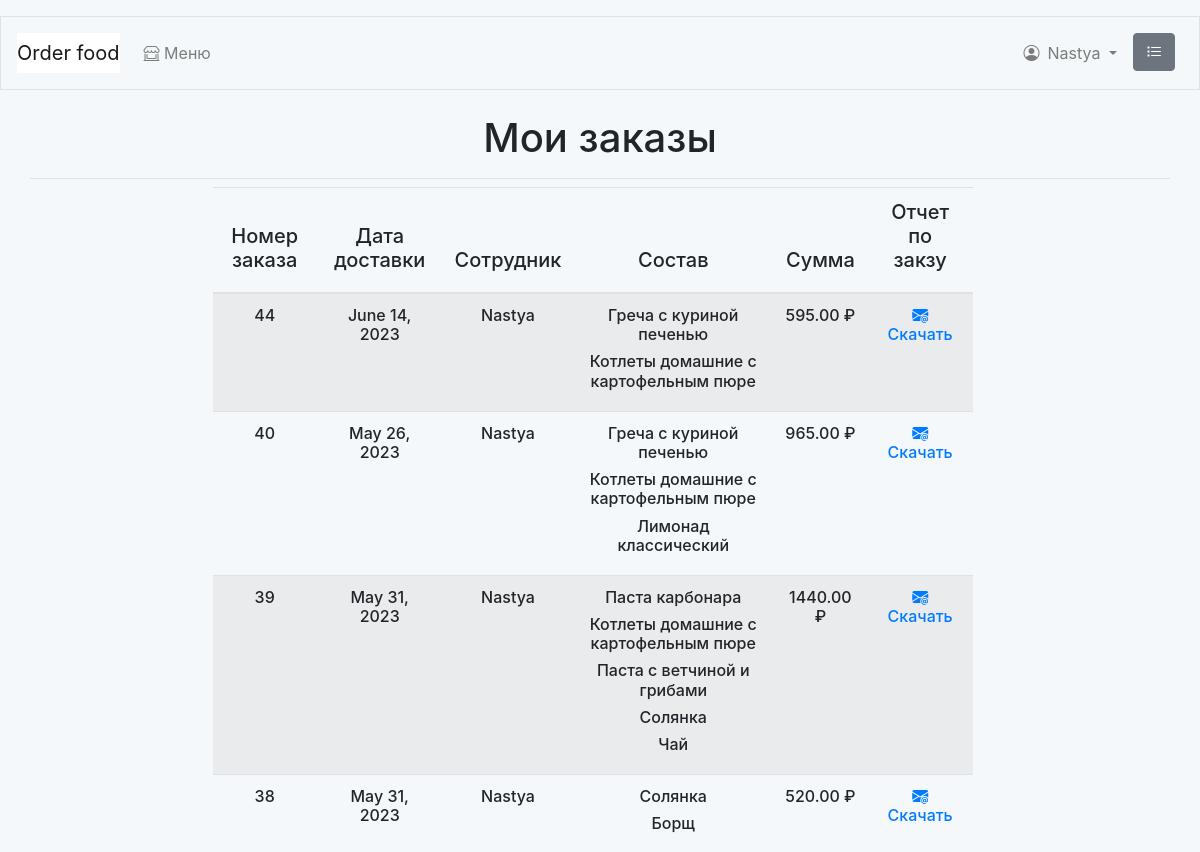
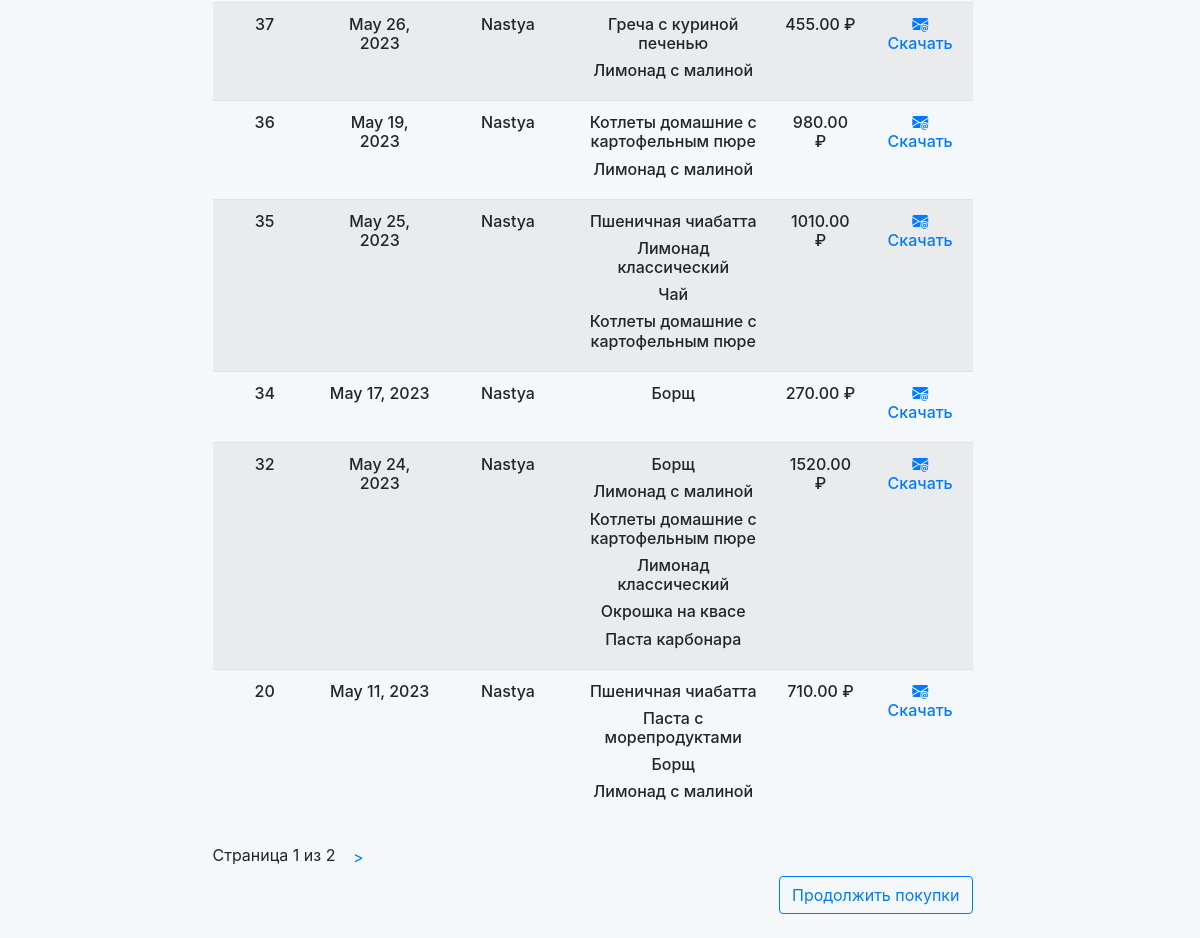
The page /orders/history/ (signed in) on the database as committed earlier (2 pictures, top to bottom).
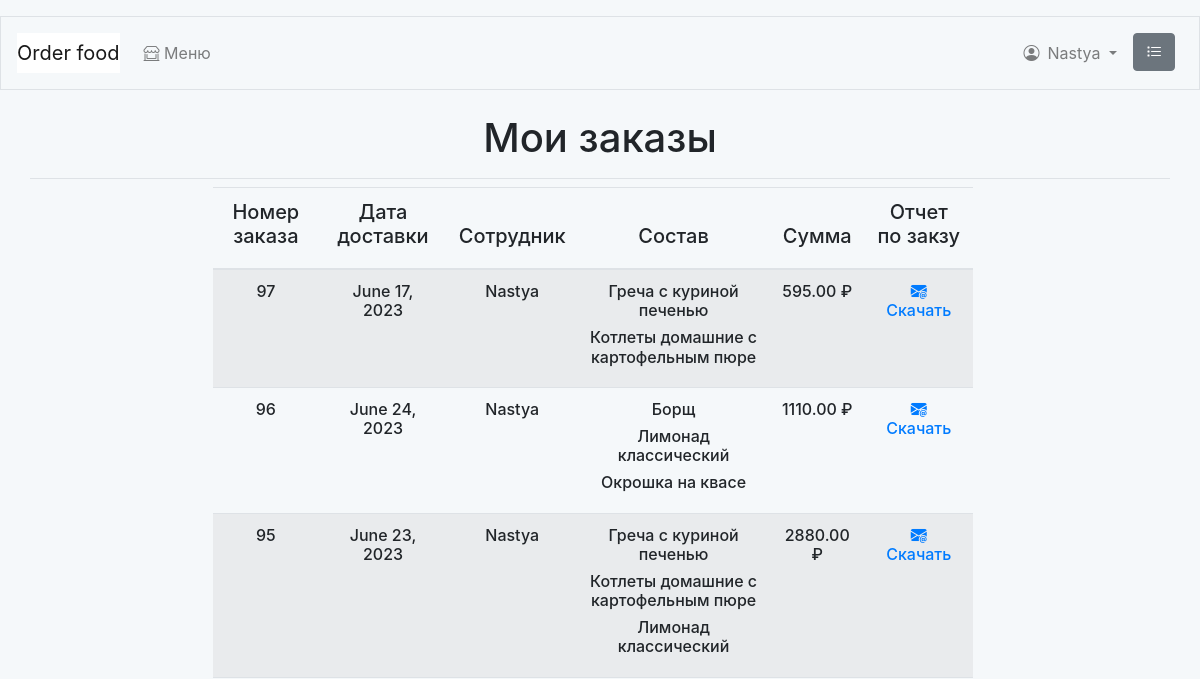
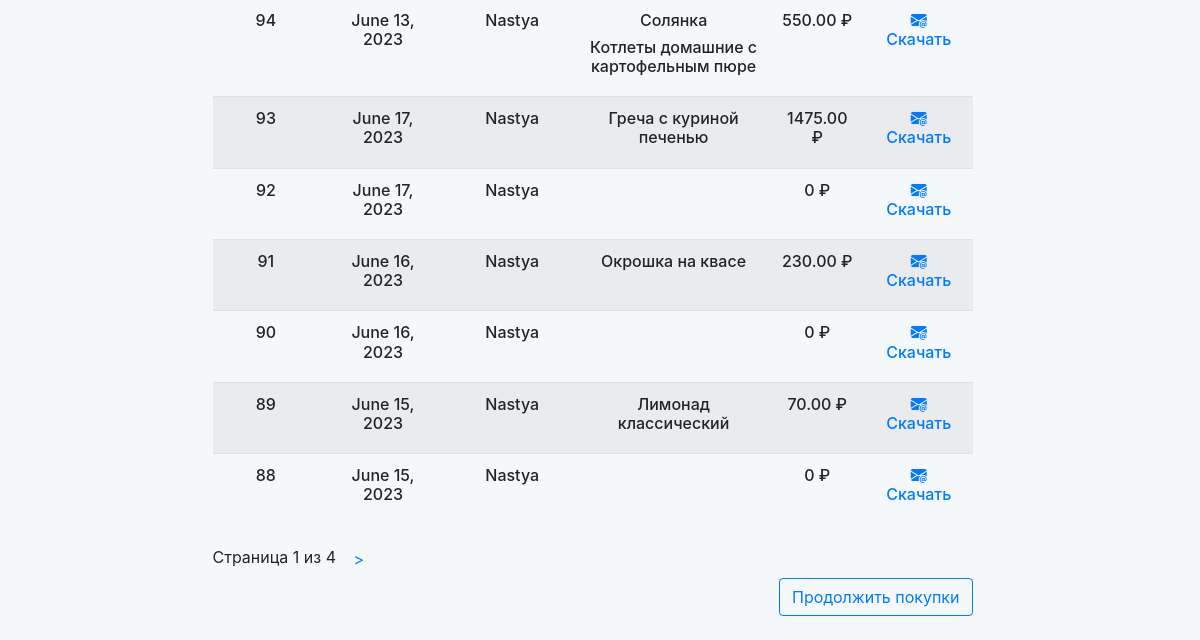
The same page on the database as committed later (2 pictures, top to bottom).
### orders/models.py (models this page shows, shortened)
class Order(models.Model):
    name = models.ForeignKey(User,
                             related_name='name_employee',
                             on_delete=models.CASCADE)
    date = models.DateField()
    created = models.DateTimeField(auto_now_add=True)
    updated = models.DateTimeField(auto_now=True)
    paid = models.BooleanField(default=False)
    class Meta:
        ordering = ['-created']
        indexes = [
            models.Index(fields=['created']),
        ]

### food_order/models.py (models this page shows, shortened)
class Dish(models.Model):
    category = models.ForeignKey(Category,
                                 related_name='dishes',
                                 on_delete=models.CASCADE,
                                 default=None)
    name = models.CharField(max_length=50)
    slug = models.SlugField(max_length=50,
                            unique=True)
    image = models.ImageField(upload_to='dishes/%Y/%m/%d',
                              blank=True)
    description = models.TextField(blank=True)
    composition = models.CharField(max_length=250)
    price = models.DecimalField(max_digits=10,
                                decimal_places=2)
    available = models.BooleanField(default=True)
    created = models.DateTimeField(auto_now_add=True)
    updated = models.DateTimeField(auto_now=True)
    class Meta:
        ordering = ['name']
        indexes = [
            models.Index(fields=['id', 'slug']),
            models.Index(fields=['name']),
            models.Index(fields=['-created']),
        ]

### orders/views.py (the view)
@login_required
def get_orders_history(request):
    client = list(User.objects.filter(id=request.user.id).values())
    orders_list = [order for order in list(Order.objects.all().values())
                   if order['name_id'] == client[0]['id']]
    orders_id = [id['id'] for id in orders_list]
    orders_item_sum = {}
    orders_items_dishes = {}
    for i in orders_id:
        orders_item_sum[i] = 0
        orders_items_dishes[i] = []
    for item in list(OrderItem.objects.all().values()):
        for i in list(orders_item_sum.keys()):
            if item['order_id'] == i:
                orders_item_sum[i] += item['price'] * item['quantity']
                for n in list(Dish.objects.filter(id=item['dish_id'])):
                    orders_items_dishes[i].append(n.name)
    for order in orders_list:
        if int(order['id']) in list(orders_item_sum.keys()):
            order['price'] = orders_item_sum[int(order['id'])]
            order['dishes'] = orders_items_dishes[int(order['id'])]
    paginator = Paginator(orders_list, 10)
    page_number = request.GET.get('page', 1)
    try:
        orders = paginator.page(page_number)
    except PageNotAnInteger:
        orders = paginator.page(1)
    except EmptyPage:
        orders = paginator.page(paginator.num_pages)
    return render(request,
                  'orders/order/history.html',
                  {'orders': orders})

### cart/cart.py (called while the page is built)
    def __len__(self):
        return sum(item['quantity'] for item in self.cart.values())

### cart/context_processors.py (called while the page is built)
def cart(request):
    return {'cart': Cart(request)}

### orders/templates/orders/order/history.html (shortened to what this page needs)
{% extends "food_order/base.html" %}
{% load static %}
{% block page_header %}
  <div class="text-center"><h1>Мои заказы</h1></div>
{% endblock %}
{% block content %}
  {% if orders %}
  <div class="row mr-auto">
    <div class="col-md-1 col-lg-2"></div>
    <div class=" col-12 col-sm-12 col-md-10 col-lg-8">
      <table class="table table-striped shoplist">
        <thead class="shopunit" >
          <tr>
            <th class="primary">
              <h5 class="text-center">Номер заказа</h5>
            </th>
            <th class="primary">
              <h5 class="text-center">Дата доставки</h5>
            </th>
            <th class="primary">
              <h5 class="text-center">Сотрудник</h5>
            </th>
            <th class="primary">
              <h5 class="text-center">Состав</h5>
            </th>
            <th class="primary">
              <h5 class="text-center">Сумма</h5>
            </th>
            <th class="primary">
              <h5 class="text-center">Отчет по закзу</h5>
            </th>
          </tr>
        </thead>
        <tbody>
          {% for order in orders %}
            <tr>
              <td>
                <h6 class="text-center">{{ order.id }}</h6>
              </td>
              <td>
                <h6 class="text-center">{{ order.date }}</h6>
              </td>
              <td>
                <h6 class="text-center">{{ user.username }}</h6>
              </td>
              <td>
                {% for dishes in order.dishes %}
                  <h6 class="text-center">{{ dishes }}</h6>
                {% endfor %}
              </td>
              <td>
                <h6 class="text-center">{{ order.price }} ₽</h6>
              </td>
              <td>
                <a href="{% url 'orders:order_pdf' order.id %}"><h6 class="text-center"><i class="bi bi-envelope-at-fill"></i> Скачать</h6></a>
              </td>
            </tr>
          {% endfor %}
        </tbody>
      </table>
      {% include "pagination.html" with page=orders %}
      <p class="text-right">
        <a  href="{% url 'food_order:dish_list' %}" class="btn btn-outline-primary">Продолжить покупки</a>
      </p>
    </div>
    <div class="col-md-1 col-lg-2"></div>
  </div>
  {% else %}
  <h4 class="mt-3 mb-3 text-center">
    Заказов еще не было
  </h4>
  {% endif %}
{% endblock %}

### food_order/templates/food_order/base.html (shortened to what this page needs)
<!doctype html>
<html lang="en">
  <head>
    <link rel="stylesheet" href="https://cdn.jsdelivr.net/npm/bootstrap@4.0.0/dist/css/bootstrap.min.css">
    <link rel="stylesheet" href="https://cdn.jsdelivr.net/npm/bootstrap-icons@1.10.5/font/bootstrap-icons.css">
    <link rel="stylesheet" href="/static/css/base.css">
  </head>
  <body>
      <nav class="navbar navbar-expand-md navbar-light mb-4 border">
        {% if user.is_authenticated %}
          <a class="navbar-brand" href="{% url 'food_order:dish_list'%}">
              Order food</a>
        {% else %}
          <a class="navbar-brand" href="{% url 'food_order:index'%}">
              Order food</a>
        {% endif %}
        <div class="collapse navbar-collapse ml-auto" id="navbarCollapse">
          <ul class="navbar-nav mr-auto">
            <li class="nav-item my-2">
              <a class="nav-link" href="{% url 'food_order:dish_list' %}">
                <i class="bi bi-shop-window"></i> Меню</a>
            </li>
          </ul>
          <ul class="navbar-nav ml-auto">
            {% if user.is_authenticated %}
              <li class="nav-item dropdown my-2">
                <a class="nav-link dropdown-toggle" href="#" role="button" data-toggle="dropdown" aria-haspopup="true" aria-expanded="false">
                  <i class="bi bi-person-circle mr-2 mt-2"></i>{{ user.username }}
                </a>
              </li>
            {% endif %}
            <li class="nav-item d-none d-md-block ml-auto">
              <a class="nav-link" href="{% url 'orders:orders_history' %}">
                <i class="bi bi-list-task btn btn-secondary mr-sm-2 mr-md-0 mt-md-0" href="{% url 'orders:orders_history' %}"></i>
              </a>
            </li>
          </ul>
        </div>
      </nav>
        <div class="container pb-2 mb-2 border-bottom">
            {% block page_header %}{% endblock page_header %}
        </div>
        <div class="container-fluid  mb-2 noborder" >
            {% block content %}{% endblock content %}
        </div>
  </body>
</html>

Rows that differ between the two databases and show on the page:
no longer on this page (row unchanged): Order: id "44", date "June 14, 2023", {{ user.username }} "Nastya", dishes "Греча с куриной печенью" "Котлеты домашние с картофельным пюре", price "595.00"
no longer on this page (row unchanged): Order: id "40", date "May 26, 2023", {{ user.username }} "Nastya", dishes "Греча с куриной печенью" "Котлеты домашние с картофельным пюре" "Лимонад классический", price "965.00"
no longer on this page (row unchanged): Order: id "39", date "May 31, 2023", {{ user.username }} "Nastya", dishes "Котлеты домашние с картофельным пюре" "Солянка", price "1440.00"
no longer on this page (row unchanged): Dish: dishes "Паста карбонара" "Паста карбонара"
no longer on this page (row unchanged): Dish: dishes "Паста с ветчиной и грибами"
no longer on this page (row unchanged): Dish: dishes "Чай" "Чай"
no longer on this page (row unchanged): Order: id "38", date "May 31, 2023", {{ user.username }} "Nastya", dishes "Солянка" "Борщ", price "520.00"
no longer on this page (row unchanged): Order: id "37", date "May 26, 2023", {{ user.username }} "Nastya", dishes "Греча с куриной печенью", price "455.00"
no longer on this page (row unchanged): Dish: dishes "Лимонад с малиной" "Лимонад с малиной" "Лимонад с малиной" "Лимонад с малиной"
no longer on this page (row unchanged): Order: id "36", date "May 19, 2023", {{ user.username }} "Nastya", dishes "Котлеты домашние с картофельным пюре", price "980.00"
no longer on this page (row unchanged): Order: id "35", date "May 25, 2023", {{ user.username }} "Nastya", dishes "Лимонад классический" "Котлеты домашние с картофельным пюре", price "1010.00"
no longer on this page (row unchanged): Dish: dishes "Пшеничная чиабатта" "Пшеничная чиабатта"
no longer on this page (row unchanged): Order: id "34", date "May 17, 2023", {{ user.username }} "Nastya", dishes "Борщ", price "270.00"
no longer on this page (row unchanged): Order: id "32", date "May 24, 2023", {{ user.username }} "Nastya", dishes "Борщ" "Котлеты домашние с картофельным пюре" "Лимонад классический" "Окрошка на квасе", price "1520.00"
no longer on this page (row unchanged): Order: id "20", date "May 11, 2023", {{ user.username }} "Nastya", dishes "Борщ", price "710.00"
no longer on this page (row unchanged): Dish: dishes "Паста с морепродуктами"
added Order: id "97", date "June 17, 2023", {{ user.username }} "Nastya", dishes "Греча с куриной печенью" "Котлеты домашние с картофельным пюре", price "595.00"
added Order: id "96", date "June 24, 2023", {{ user.username }} "Nastya", dishes "Борщ" "Лимонад классический" "Окрошка на квасе", price "1110.00"
added Order: id "95", date "June 23, 2023", {{ user.username }} "Nastya", dishes "Греча с куриной печенью" "Котлеты домашние с картофельным пюре" "Лимонад классический", price "2880.00"
added Order: id "94", date "June 13, 2023", {{ user.username }} "Nastya", dishes "Солянка" "Котлеты домашние с картофельным пюре", price "550.00"
added Order: id "93", date "June 17, 2023", {{ user.username }} "Nastya", dishes "Греча с куриной печенью", price "1475.00"
added Order: id "92", date "June 17, 2023", {{ user.username }} "Nastya", price "0"
added Order: id "91", date "June 16, 2023", {{ user.username }} "Nastya", dishes "Окрошка на квасе", price "230.00"
added Order: id "90", date "June 16, 2023", {{ user.username }} "Nastya", price "0"
added Order: id "89", date "June 15, 2023", {{ user.username }} "Nastya", dishes "Лимонад классический", price "70.00"
added Order: id "88", date "June 15, 2023", {{ user.username }} "Nastya", price "0"
Other text that changed with them:
{{ page.paginator.num_pages }}: "2" → "4"
